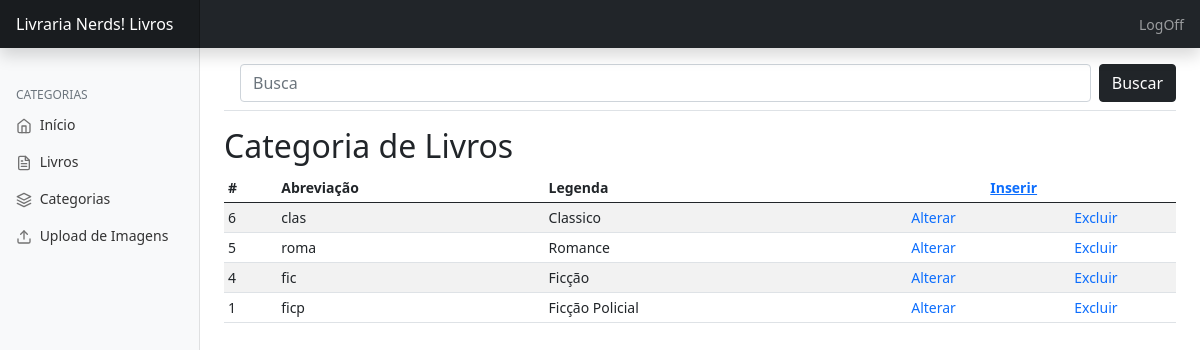
Page /admin/categorias.php (signed in) on the committed database.
### tables this page shows
CREATE TABLE `categorias_tb` (
  `id_categoria` int(11) NOT NULL,
  `value` char(4) NOT NULL,
  `label` varchar(30) NOT NULL
);

### admin/categorias.php (the view, shortened to what this page needs)
<?php
require_once('../conexao/conecta.php');
$sql = "SELECT * FROM categorias_tb ORDER BY id_categoria DESC";
$resultado = mysqli_query($con,$sql);
$linha = mysqli_fetch_assoc($resultado);
?>
<!doctype html>
<html lang="pt-br">
  <head>
<link href="../css/css/bootstrap.min.css" rel="stylesheet">
    <link href="../css/css/dashboard.css" rel="stylesheet">
  </head>
  <body>
  <?php
    include('topo.php');
  ?>
<div class="container-fluid">
  <div class="row">
  <?php
    include('navegacao.php');
  ?>
    <main class="col-md-9 ms-sm-auto col-lg-10 px-md-4">
      <div class="d-flex justify-content-between flex-wrap flex-md-nowrap align-items-center pt-3 pb-2 mb-3 border-bottom">
        <form class="d-flex w-100" action="categorias.php" method="GET">
  <input class="form-control me-2 w-100 mx-3" type="search" name="busca" placeholder="Busca" aria-label="Search">
   <button class="btn btn-dark" type="submit">Buscar</button>
 </form>
      </div>
 <?php if($linha > 0) {?>
    <h2>Categoria de Livros</h2>
      <div class="table-responsive">
        <table class="table table-striped table-sm">
          <thead>
            <tr>
              <th scope="col">#</th>
              <th scope="col">Abreviação</th>
              <th scope="col">Legenda</th>
              <th colspan="2" scope="col" class="text-center"><a href="categoria_insere.php">Inserir</a></th>
            </tr>
          </thead>
          <tbody>
          <?php do{?>
            <tr>
              <td> <?php echo $linha['id_categoria']?></td>
              <td><?php echo $linha['value']?></td>
              <td><?php echo $linha['label']?></td>
              <td class="text-center"><a href="categoria_altera.php?id_categoria=<?php echo $linha['id_categoria']?>" class="text-decoration-none">Alterar</a></td>
              <td class="text-center"><a href="categoria_exclui.php?id_categoria=<?php echo $linha['id_categoria']?>" class="text-decoration-none">Excluir</a></td>
            </tr>
          <?php }while($linha= mysqli_fetch_assoc($resultado))?>
          </tbody>
        </table>
      </div>
      <?php } else {?>
        <p class="h4">Não existe nenhuma categoria <b><?php echo $busca?></b></p>
       <?php }?>
    </main>
  </div>
</div>
  </body>
</html>

### css/css/dashboard.css (style rules this page uses)
body { font-size: .875rem; }

### rows in the picture
categorias_tb: id_categoria "6", value "clas", label "Classico"
categorias_tb: id_categoria "5", value "roma", label "Romance"
categorias_tb: id_categoria "4", value "fic", label "Ficção"
categorias_tb: id_categoria "1", value "ficp", label "Ficção Policial"
